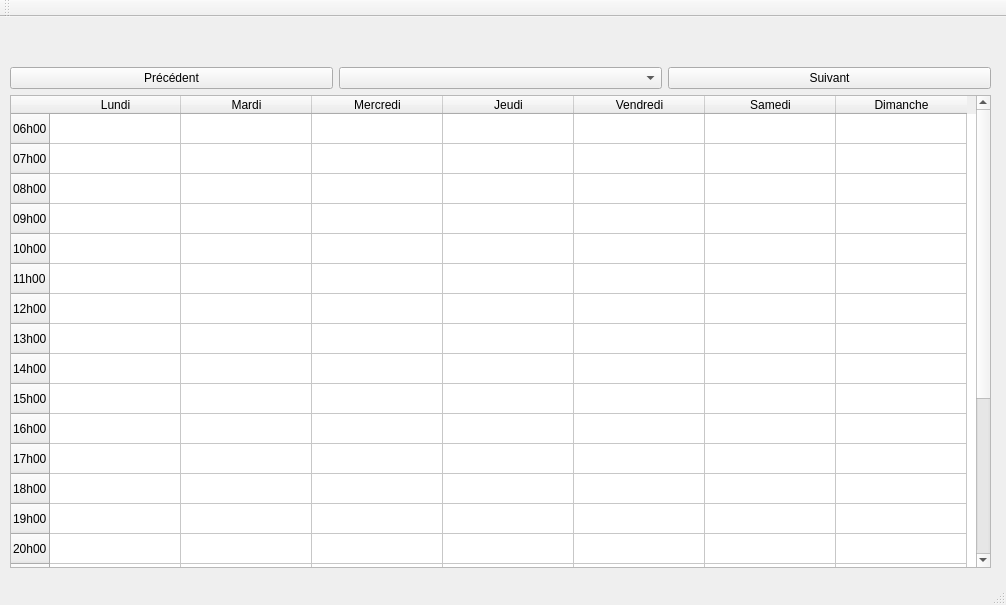
<?xml version="1.0" encoding="UTF-8"?>
<ui version="4.0">
 <class>CalendarWindow</class>
 <widget class="QMainWindow" name="CalendarWindow">
  <property name="geometry">
   <rect>
    <x>0</x>
    <y>0</y>
    <width>1006</width>
    <height>605</height>
   </rect>
  </property>
  <property name="windowTitle">
   <string>MainWindow</string>
  </property>
  <widget class="QWidget" name="centralwidget">
   <widget class="QWidget" name="layoutWidget">
    <property name="geometry">
     <rect>
      <x>10</x>
      <y>50</y>
      <width>981</width>
      <height>501</height>
     </rect>
    </property>
    <layout class="QVBoxLayout" name="verticalLayout">
     <item>
      <layout class="QHBoxLayout" name="horizontalLayout">
       <item>
        <widget class="QPushButton" name="previous_week">
         <property name="text">
          <string>Précédent</string>
         </property>
        </widget>
       </item>
       <item>
        <widget class="QComboBox" name="choose_week"/>
       </item>
       <item>
        <widget class="QPushButton" name="next_week">
         <property name="text">
          <string>Suivant</string>
         </property>
        </widget>
       </item>
      </layout>
     </item>
     <item>
      <widget class="QTableWidget" name="agenda_widget">
       <attribute name="horizontalHeaderDefaultSectionSize">
        <number>131</number>
       </attribute>
       <row>
        <property name="text">
         <string>06h00</string>
        </property>
       </row>
       <row>
        <property name="text">
         <string>07h00</string>
        </property>
       </row>
       <row>
        <property name="text">
         <string>08h00</string>
        </property>
       </row>
       <row>
        <property name="text">
         <string>09h00</string>
        </property>
       </row>
       <row>
        <property name="text">
         <string>10h00</string>
        </property>
       </row>
       <row>
        <property name="text">
         <string>11h00</string>
        </property>
       </row>
       <row>
        <property name="text">
         <string>12h00</string>
        </property>
       </row>
       <row>
        <property name="text">
         <string>13h00</string>
        </property>
       </row>
       <row>
        <property name="text">
         <string>14h00</string>
        </property>
       </row>
       <row>
        <property name="text">
         <string>15h00</string>
        </property>
       </row>
       <row>
        <property name="text">
         <string>16h00</string>
        </property>
       </row>
       <row>
        <property name="text">
         <string>17h00</string>
        </property>
       </row>
       <row>
        <property name="text">
         <string>18h00</string>
        </property>
       </row>
       <row>
        <property name="text">
         <string>19h00</string>
        </property>
       </row>
       <row>
        <property name="text">
         <string>20h00</string>
        </property>
       </row>
       <row>
        <property name="text">
         <string>21h00</string>
        </property>
       </row>
       <row>
        <property name="text">
         <string>22h00</string>
        </property>
       </row>
       <row>
        <property name="text">
         <string>00h00</string>
        </property>
       </row>
       <row>
        <property name="text">
         <string>01h00</string>
        </property>
       </row>
       <row>
        <property name="text">
         <string>02h00</string>
        </property>
       </row>
       <row>
        <property name="text">
         <string>03h00</string>
        </property>
       </row>
       <row>
        <property name="text">
         <string>04h00</string>
        </property>
       </row>
       <row>
        <property name="text">
         <string>05h00</string>
        </property>
       </row>
       <column>
        <property name="text">
         <string>Lundi</string>
        </property>
       </column>
       <column>
        <property name="text">
         <string>Mardi</string>
        </property>
       </column>
       <column>
        <property name="text">
         <string>Mercredi</string>
        </property>
       </column>
       <column>
        <property name="text">
         <string>Jeudi</string>
        </property>
       </column>
       <column>
        <property name="text">
         <string>Vendredi</string>
        </property>
       </column>
       <column>
        <property name="text">
         <string>Samedi</string>
        </property>
       </column>
       <column>
        <property name="text">
         <string>Dimanche</string>
        </property>
       </column>
       <item row="1" column="1">
        <property name="background">
         <brush brushstyle="NoBrush">
          <color alpha="255">
           <red>255</red>
           <green>0</green>
           <blue>0</blue>
          </color>
         </brush>
        </property>
       </item>
      </widget>
     </item>
    </layout>
   </widget>
  </widget>
  <widget class="QMenuBar" name="menubar">
   <property name="geometry">
    <rect>
     <x>0</x>
     <y>0</y>
     <width>1006</width>
     <height>21</height>
    </rect>
   </property>
  </widget>
  <widget class="QStatusBar" name="statusbar"/>
  <widget class="QToolBar" name="toolBar">
   <property name="windowTitle">
    <string>toolBar</string>
   </property>
   <attribute name="toolBarArea">
    <enum>TopToolBarArea</enum>
   </attribute>
   <attribute name="toolBarBreak">
    <bool>false</bool>
   </attribute>
  </widget>
 </widget>
 <resources/>
 <connections/>
</ui>
